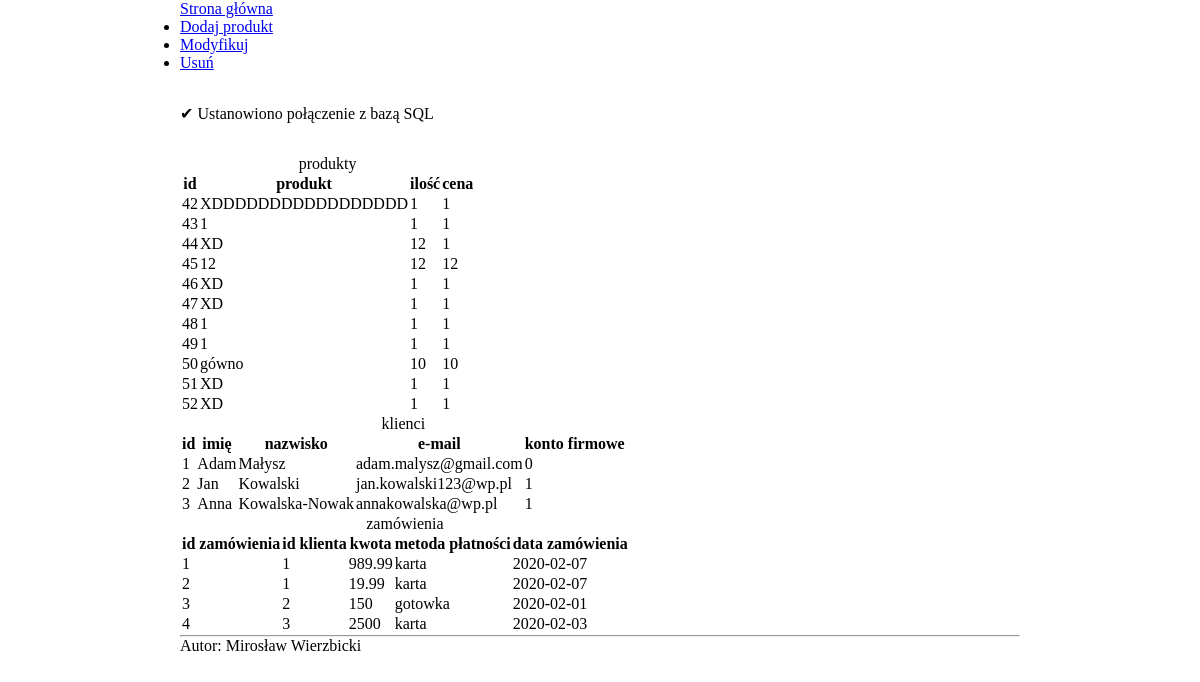
The page / on the database its author committed.
### tables this page shows
CREATE TABLE `produkty` (
  `id` int(10) UNSIGNED NOT NULL,
  `nazwa` text NOT NULL,
  `ilosc` int(11) NOT NULL,
  `cena` varchar(10) NOT NULL
);

CREATE TABLE `klienci` (
  `id` int(10) UNSIGNED NOT NULL,
  `imie` varchar(20) NOT NULL,
  `nazwisko` varchar(40) NOT NULL,
  `email` varchar(30) NOT NULL,
  `konto_firmowe` tinyint(1) NOT NULL
);

CREATE TABLE `zamowienia` (
  `zamowienie_id` int(10) UNSIGNED NOT NULL,
  `klient_id` int(11) NOT NULL,
  `kwota` float UNSIGNED NOT NULL,
  `metoda_platnosci` varchar(20) NOT NULL,
  `data_zamowienia` date NOT NULL
);

### index.php (the view, shortened to what this page needs)
<!DOCTYPE html>
<html lang="pl">
<head>
    <link rel="stylesheet" href="https://unpkg.com/terminal.css@0.7.1/dist/terminal.min.css" />
    <link rel="stylesheet" href="style2.css">
</head>
<body>
    <div class="container">
        <div class="terminal-nav">
            <header class="terminal-logo">
                <div class="logo terminal-prompt">
                    <a href="index.php" class="no-style">Strona główna</a>
                </div>
            </header>
            <nav class="terminal-menu">
                <ul>
                    <li><a href="add.php" class="menu-item">Dodaj produkt</a></li>
                    <li><a href="modify.php" class="menu-item">Modyfikuj</a></li>
                    <li><a href="remove.php" class="menu-item">Usuń</a></li>
                </ul>
            </nav>
        </div>
            <?php
                @$polaczenie = mysqli_connect("localhost","root","","terminal");
                if(!$polaczenie) {
                    echo "<div class=\"terminal-alert terminal-alert-error\">⚠ Błąd połączenia z bazą SQL</div>";
                }
                else {
                    echo "<div class=\"terminal-alert terminal-alert-primary\">✔ Ustanowiono połączenie z bazą SQL</div>";
                }
            ?>
            <table>
                <caption>produkty</caption>
                <thead>
                    <tr>
                        <th>id</th>
                        <th>produkt</th>
                        <th>ilość</th>
                        <th>cena</th>
                    </tr>
                </thead>
                <tbody>
                    <?php
                        $wyswietl_produkty = "SELECT * FROM produkty";
                        $wynik_wyswietl = mysqli_query($polaczenie, $wyswietl_produkty);
                        while($row=mysqli_fetch_array($wynik_wyswietl)) {
                            echo "<tr>";
                            echo "<td>".($row['id'])."</td><td>".($row['nazwa'])."</td><td>".($row['ilosc'])."</td><td>".($row['cena'])."</td></tr>";
                        }
                    ?>
                </tbody>
            </table>
            <table>
                <caption>klienci</caption>
                <thead>
                    <tr>
                        <th>id</th>
                        <th>imię</th>
                        <th>nazwisko</th>
                        <th>e-mail</th>
                        <th>konto firmowe</th>
                    </tr>
                </thead>
                <tbody>
                    <?php
                        $wyswietl_klientow = "SELECT * FROM klienci";
                        $wynik_wyswietl_klientow = mysqli_query($polaczenie, $wyswietl_klientow);
                        while($row2=mysqli_fetch_array($wynik_wyswietl_klientow)) {
                            echo "<tr>";
                            echo "<td>".($row2['id'])."</td><td>".($row2['imie'])."</td><td>".($row2['nazwisko'])."</td><td>".($row2['email'])."</td><td>".($row2['konto_firmowe'])."</td></tr>";
                        }
                    ?>
                </tbody>
            </table>
            <table>
                <caption>zamówienia</caption>
                <thead>
                    <tr>
                        <th>id zamówienia</th>
                        <th>id klienta</th>
                        <th>kwota</th>
                        <th>metoda płatności</th>
                        <th>data zamówienia</th>
                    </tr>
                </thead>
                <tbody>
                    <?php
                        $wyswietl_zamowienia = "SELECT * FROM zamowienia";
                        $wynik_wyswietl_zamowienia = mysqli_query($polaczenie, $wyswietl_zamowienia);
                        while($row3=mysqli_fetch_array($wynik_wyswietl_zamowienia)) {
                            echo "<tr>";
                            echo "<td>".($row3['zamowienie_id'])."</td><td>".($row3['klient_id'])."</td><td>".($row3['kwota'])."</td><td>".($row3['metoda_platnosci'])."</td><td>".($row3['data_zamowienia'])."</td></tr>";
                        }
                    ?>
                </tbody>
            </table>
    <footer>
        <hr>
        <p>Autor: Mirosław Wierzbicki</p>
    </footer>
    </div>
</body>
</html>

### style2.css (style rules this page uses)
* { margin: 0; padding: 0; box-sizing: border-box; }
.container { margin-left: auto; margin-right: auto; width: 70%; min-width: 100vh; }
.terminal-alert { margin: 2em 0; }
footer { position: relative; bottom: 0; width: 100%; }

### rows shown on the page
produkty: id "42", nazwa "XDDDDDDDDDDDDDDDDD", ilosc "1", cena "1"
produkty: id "43", nazwa "1", ilosc "1", cena "1"
produkty: id "44", nazwa "XD", ilosc "12", cena "1"
produkty: id "45", nazwa "12", ilosc "12", cena "12"
produkty: id "46", nazwa "XD", ilosc "1", cena "1"
produkty: id "47", nazwa "XD", ilosc "1", cena "1"
produkty: id "48", nazwa "1", ilosc "1", cena "1"
produkty: id "49", nazwa "1", ilosc "1", cena "1"
produkty: id "50", nazwa "gówno", ilosc "10", cena "10"
produkty: id "51", nazwa "XD", ilosc "1", cena "1"
produkty: id "52", nazwa "XD", ilosc "1", cena "1"
klienci: id "1", imie "Adam", nazwisko "Małysz", email "adam.malysz@gmail.com", konto_firmowe "0"
klienci: id "2", imie "Jan", nazwisko "Kowalski", email "jan.kowalski123@wp.pl", konto_firmowe "1"
klienci: id "3", imie "Anna", nazwisko "Kowalska-Nowak", email "annakowalska@wp.pl", konto_firmowe "1"
zamowienia: zamowienie_id "1", klient "1", kwota "989.99", metoda_platnosci "karta", data_zamowienia "2020-02-07"
zamowienia: zamowienie_id "2", klient "1", kwota "19.99", metoda_platnosci "karta", data_zamowienia "2020-02-07"
zamowienia: zamowienie_id "3", klient "2", kwota "150", metoda_platnosci "gotowka", data_zamowienia "2020-02-01"
zamowienia: zamowienie_id "4", klient "3", kwota "2500", metoda_platnosci "karta", data_zamowienia "2020-02-03"
